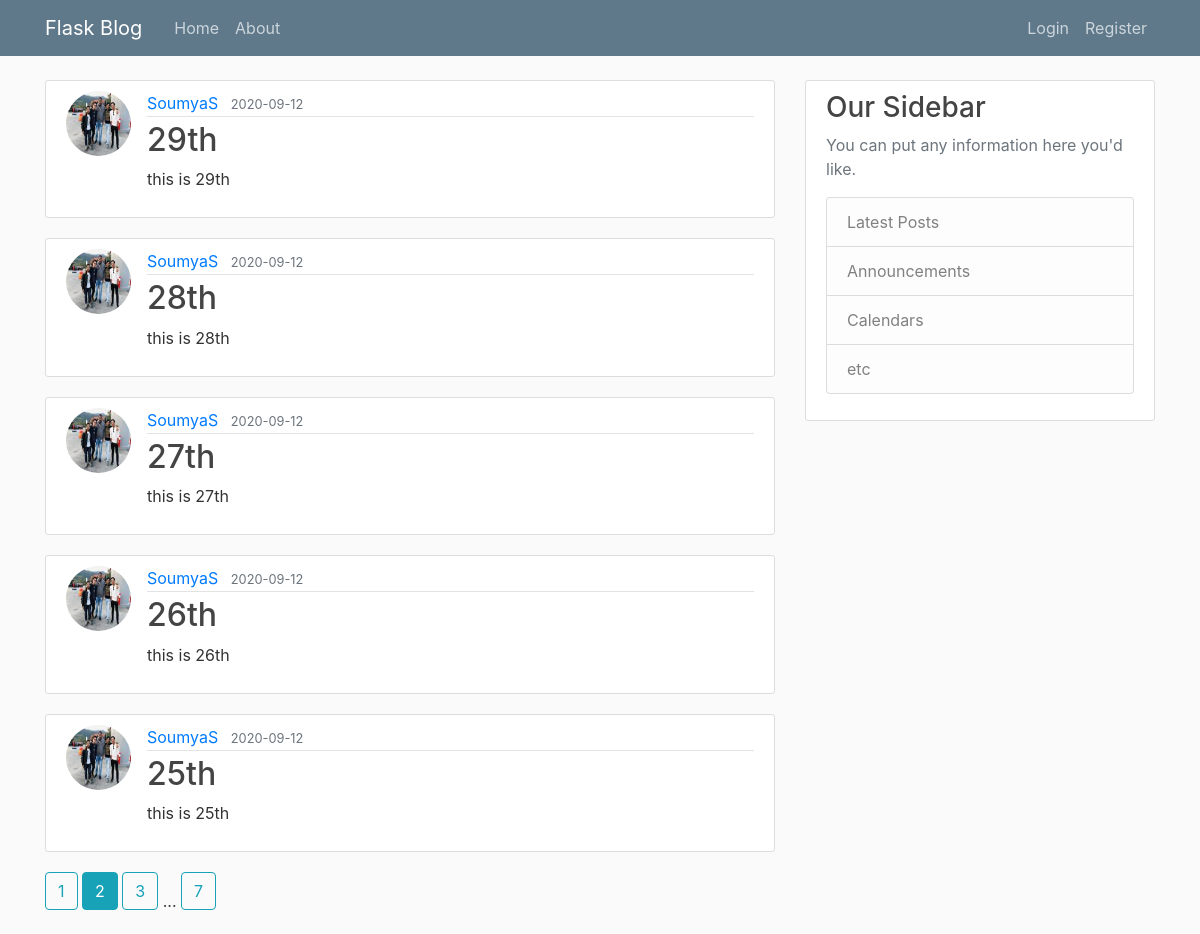
The page /home?page=2 on the database its author committed.
### flaskblog/models.py (models this page shows, shortened)
class Post(db.Model):
    id = db.Column(db.Integer, primary_key=True)
    title = db.Column(db.String(100), nullable=False)
    date_posted = db.Column(db.DateTime, nullable=False, default=datetime.utcnow)
    content = db.Column(db.Text, nullable=False)
    user_id = db.Column(db.Integer, db.ForeignKey('user.id'), nullable=False)

class User(db.Model, UserMixin):
    id = db.Column(db.Integer, primary_key=True)
    username = db.Column(db.String(20), unique=True, nullable=False)
    email = db.Column(db.String(120), unique=True, nullable=False)
    password = db.Column(db.String(60), nullable=False)
    image_file = db.Column(db.String(20), nullable=False, default='default.jpg')
    posts = db.relationship('Post', backref='author', lazy=True)

### flaskblog/main/routes.py (the view)
@main.route('/')
@main.route('/home')
def home():
    page = request.args.get('page', 1, type=int)
    posts = Post.query.order_by(Post.date_posted.desc()).paginate(page=page,per_page=5)
    return render_template('home.html', posts=posts)

### flaskblog/templates/home.html
{% extends "layout.html" %}
{%  block content %}
    {% for post in posts.items %}
      <article class="media content-section">
        <img class="rounded-circle article-img" src="{{ url_for('static', filename='profile_pics/' + post.author.image_file) }}" alt="">
        <div class="media-body">
          <div class="article-metadata">
            <a class="mr-2" href="{{ url_for('users.user_posts', username=post.author.username) }}">{{ post.author.username }}</a>
            <small class="text-muted">{{ post.date_posted.strftime('%Y-%m-%d') }}</small>
          </div>
          <h2><a class="article-title" href="{{ url_for('posts.post', post_id=post.id) }}">{{ post.title }}</a></h2>
          <p class="article-content">{{ post.content }}</p>
        </div>
      </article>
    {% endfor %}
    {% for page_num in posts.iter_pages(left_edge=1, right_edge=1, left_current=1, right_current=2) %}
      {% if page_num %}
        {% if posts.page == page_num %}
        <a class="btn btn-info mb-4" href="{{ url_for('main.home', page=page_num) }}">{{ page_num }}</a>
        {% else %}
          <a class="btn btn-outline-info mb-4" href="{{ url_for('main.home', page=page_num) }}">{{ page_num }}</a>
        {% endif %}
      {% else %}
        ...
      {% endif %}
    {% endfor %}
{% endblock content %}

### flaskblog/static/main.css (style rules this page uses)
body { background: #fafafa; color: #333333; margin-top: 5rem; }
h1, h2, h3, h4, h5, h6 { color: #444444; }
.content-section { background: #ffffff; padding: 10px 20px; border: 1px solid #dddddd; border-radius: 3px; margin-bottom: 20px; }
.article-title { color: #444444; }
.article-content { white-space: pre-line; }
.article-img { height: 65px; width: 65px; margin-right: 16px; }
.article-metadata { padding-bottom: 1px; margin-bottom: 4px; border-bottom: 1px solid #e3e3e3; }

### rows shown on the page
Post: image_file (picture), author.username "SoumyaS", date_posted "2020-09-12", title "29th", content "this is 29th"
Post: image_file (picture), author.username "SoumyaS", date_posted "2020-09-12", title "28th", content "this is 28th"
Post: image_file (picture), author.username "SoumyaS", date_posted "2020-09-12", title "27th", content "this is 27th"
Post: image_file (picture), author.username "SoumyaS", date_posted "2020-09-12", title "26th", content "this is 26th"
Post: image_file (picture), author.username "SoumyaS", date_posted "2020-09-12", title "25th", content "this is 25th"

### other values the page prints
{{ page_num }} "1" "3" "7"
{{ page_num }} "2"
